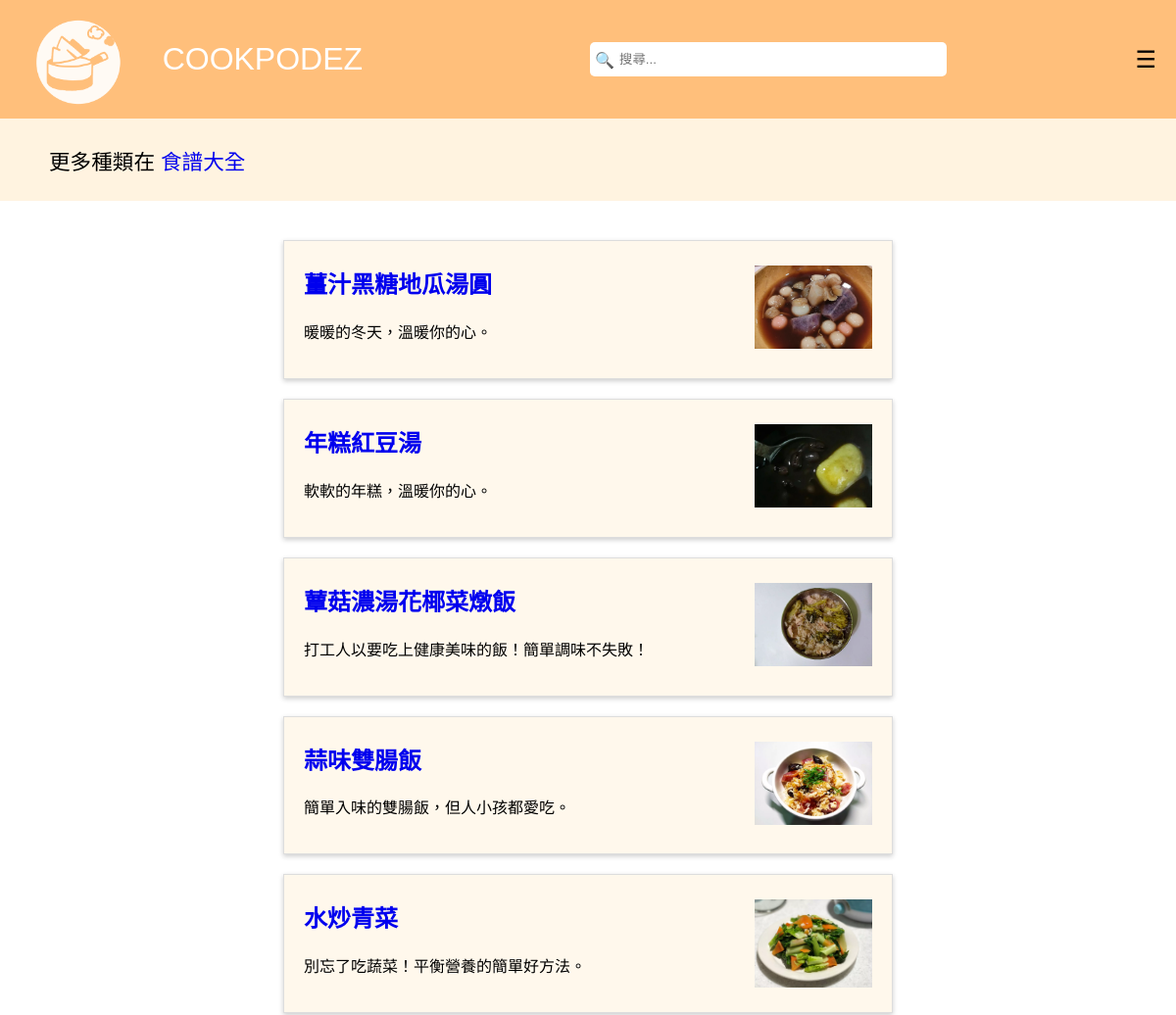
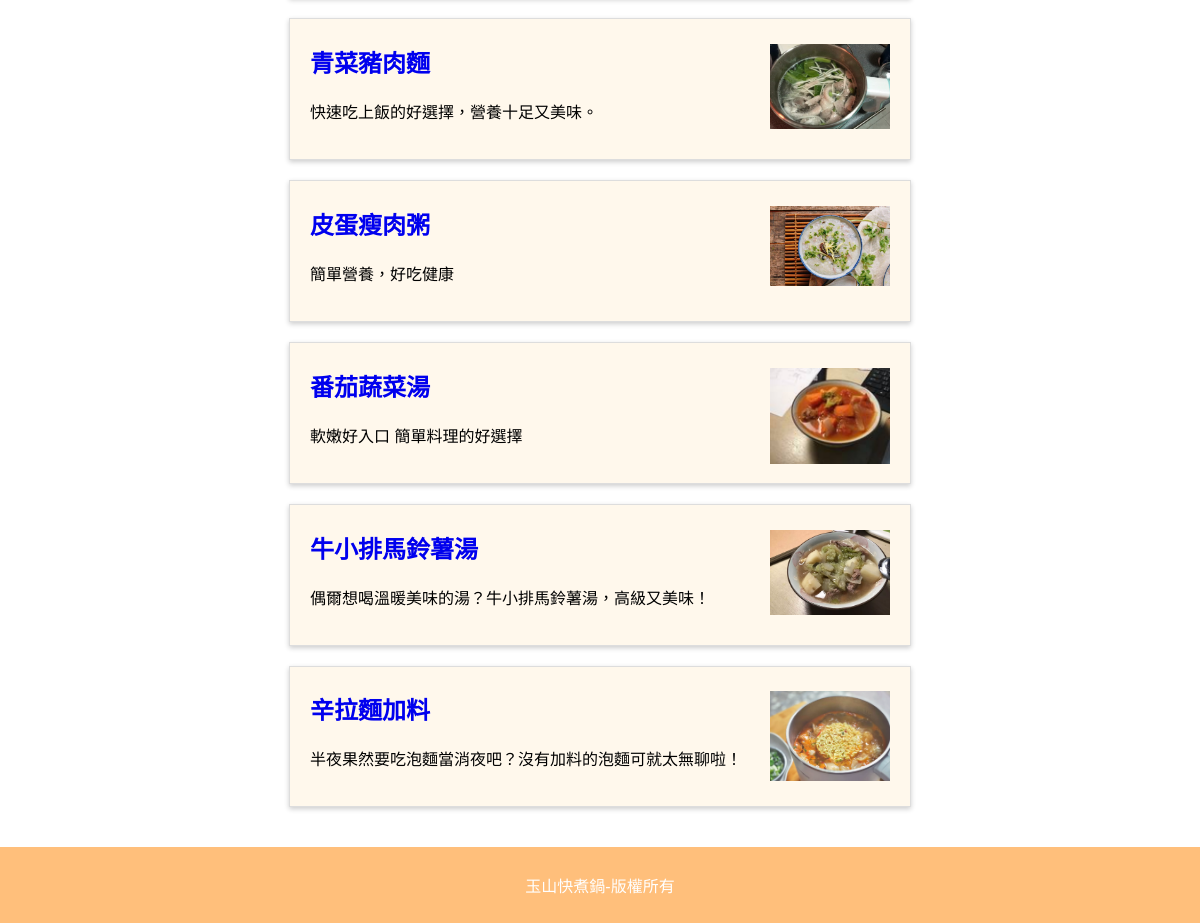
The page / on the database its author committed (2 pictures, top to bottom).
### members/models.py (models this page shows, shortened)
class Member(models.Model):
    name=models.CharField(max_length=255,null=True) #名稱
    s_name=models.CharField(max_length=255,null=True) #副標
    Ingredients=models.CharField(max_length=255,null=True)
    cook=models.CharField(max_length=255,null=True)
    img=models.CharField(max_length=255,null=True)
    joined_date = models.DateField(null=True)
    class_val =models.ForeignKey(Re_class, on_delete=models.SET_NULL, null=True)

### members/views.py (the view)
# urls.py: path('', views.main, name='main'),
def main(request):
    mymembers = Member.objects.all().values()
    all_class = Re_class.objects.all().values()
    template = loader.get_template('main.html')
    context={
        'mymembers':mymembers,
        'all_class':all_class,
    }
    return HttpResponse(template.render(context,request))

### members/templates/main.html (shortened to what this page needs)
<!DOCTYPE html>
<html lang="zh-Hant">
<head>
</head>
<body>
<div class="header">
  <div class="logo">
      <img src="\media\members_pictures\export.png" style="height: 100px;">
      <p><a href="/" style="color: #ffffff;" >COOKPODEZ</a></p>
  </div>
  <div class="search-box">
      <span class="search-icon">🔍</span>
      <input type="text" id="search" placeholder="搜尋..." >
  </div>
  <div class="menu-container">
      <div class="menu-icon">☰</div>
  </div>
</div>
<div class="AA">
    <p>更多種類在 <a href="/members/">食譜大全</a></p>
</div>
<div class="content">
    <ul class="recipe-list">
        {% for x in mymembers %}
          <li class="recipe-item">
            <div class="recipe-content">
              <h2><a href="details/{{ x.id }}",style="color:gray;">{{ x.name }}</a></h2>
              <p>{{ x.s_name }}</p>
              <img src="{{ x.img }}" class="recipe-image">
            </div>
          </li>
        {% endfor %}
    </ul>
</div>
<div class="footer">
    <p>玉山快煮鍋-版權所有</p>
</div>
</body>
</html>

### members/templates/main.html (style rules this page uses)
body { font-family: Arial, sans-serif; margin: 0; padding: 0; background-color: #fff3e0; }
a { text-decoration:none; }
.header { display: flex; justify-content: space-between; align-items: center; background-color: #ffbf7b; padding: 10px 20px; }
.header .logo { display: flex; align-items: center; font-size: 2em; color: white; }
.header .logo img { height: 100px; margin-right: 10px; }
.header .logo p { margin-left: 20px; }
.search-box { position: relative; flex-grow: 1; margin: 0 20%; }
.search-box input[type='text'] { width: 100%; padding: 10px 10px 10px 30px; border: none; border-radius: 5px; }
.search-box .search-icon { position: absolute; left: 5px; top: 50%; transform: translateY(-50%); color: #333; pointer-events: none; }
.menu-icon { font-size: 1.5em; cursor: pointer; }
.AA { font-size: 1.35em; padding: 5px 5px 5px 50px; }
.content { padding: 20px; background-color: #fff; }
.recipe-list { list-style-type: none; padding: 0; margin: 0; }
.recipe-item { background-color: #fff8ec; border: 1px solid #ddd; padding: 5px 20px 20px 20px; margin: 20px auto; box-shadow: 0 2px 5px rgba(0, 0, 0, 0.2); width: 50%; height: auto; overflow: hidden; }
.recipe-content { position: relative; }
.recipe-image { position: absolute; top: 0; right: 0; max-width: 120px; height: auto; }
.footer { background-color: #ffbf7b; color: white; text-align: center; padding: 10px 20px; }
.menu-container { position: relative; display: inline-block; }

### rows shown on the page
Member: name "薑汁黑糖地瓜湯圓", s_name "暖暖的冬天，溫暖你的心。", img (picture)
Member: name "年糕紅豆湯", s_name "軟軟的年糕，溫暖你的心。", img (picture)
Member: name "蕈菇濃湯花椰菜燉飯", s_name "打工人以要吃上健康美味的飯！簡單調味不失敗！", img (picture)
Member: name "蒜味雙腸飯", s_name "簡單入味的雙腸飯，但人小孩都愛吃。", img (picture)
Member: name "水炒青菜", s_name "別忘了吃蔬菜！平衡營養的簡單好方法。", img (picture)
Member: name "青菜豬肉麵", s_name "快速吃上飯的好選擇，營養十足又美味。", img (picture)
Member: name "皮蛋瘦肉粥", s_name "簡單營養，好吃健康", img (picture)
Member: name "番茄蔬菜湯", s_name "軟嫩好入口 簡單料理的好選擇", img (picture)
Member: name "牛小排馬鈴薯湯", s_name "偶爾想喝溫暖美味的湯？牛小排馬鈴薯湯，高級又美味！", img (picture)
Member: name "辛拉麵加料", s_name "半夜果然要吃泡麵當消夜吧？沒有加料的泡麵可就太無聊啦！", img (picture)
